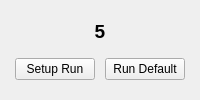
          <widget class="QWidget" name="S5Page2">
           <layout class="QGridLayout" name="gridLayout_21">
            <item row="0" column="0" colspan="2">
             <widget class="QLabel" name="label_54">
              <property name="sizePolicy">
               <sizepolicy hsizetype="MinimumExpanding" vsizetype="Fixed">
                <horstretch>0</horstretch>
                <verstretch>0</verstretch>
               </sizepolicy>
              </property>
              <property name="minimumSize">
               <size>
                <width>0</width>
                <height>0</height>
               </size>
              </property>
              <property name="font">
               <font>
                <pointsize>14</pointsize>
                <weight>75</weight>
                <bold>true</bold>
               </font>
              </property>
              <property name="text">
               <string>5</string>
              </property>
              <property name="alignment">
               <set>Qt::AlignCenter</set>
              </property>
             </widget>
            </item>
            <item row="1" column="0" colspan="2">
             <spacer name="verticalSpacer_25">
              <property name="orientation">
               <enum>Qt::Vertical</enum>
              </property>
              <property name="sizeType">
               <enum>QSizePolicy::Minimum</enum>
              </property>
              <property name="sizeHint" stdset="0">
               <size>
                <width>0</width>
                <height>0</height>
               </size>
              </property>
             </spacer>
            </item>
            <item row="2" column="0">
             <widget class="QPushButton" name="pushButton_29">
              <property name="sizePolicy">
               <sizepolicy hsizetype="Fixed" vsizetype="Fixed">
                <horstretch>0</horstretch>
                <verstretch>0</verstretch>
               </sizepolicy>
              </property>
              <property name="baseSize">
               <size>
                <width>0</width>
                <height>0</height>
               </size>
              </property>
              <property name="text">
               <string>Setup Run</string>
              </property>
             </widget>
            </item>
            <item row="2" column="1">
             <widget class="QPushButton" name="pushButton_20">
              <property name="sizePolicy">
               <sizepolicy hsizetype="Fixed" vsizetype="Fixed">
                <horstretch>0</horstretch>
                <verstretch>0</verstretch>
               </sizepolicy>
              </property>
              <property name="sizeIncrement">
               <size>
                <width>0</width>
                <height>0</height>
               </size>
              </property>
              <property name="baseSize">
               <size>
                <width>0</width>
                <height>0</height>
               </size>
              </property>
              <property name="text">
               <string>Run Default</string>
              </property>
             </widget>
            </item>
            <item row="3" column="0" colspan="2">
             <spacer name="verticalSpacer_26">
              <property name="orientation">
               <enum>Qt::Vertical</enum>
              </property>
              <property name="sizeType">
               <enum>QSizePolicy::Minimum</enum>
              </property>
              <property name="sizeHint" stdset="0">
               <size>
                <width>0</width>
                <height>0</height>
               </size>
              </property>
             </spacer>
            </item>
           </layout>
          </widget>
